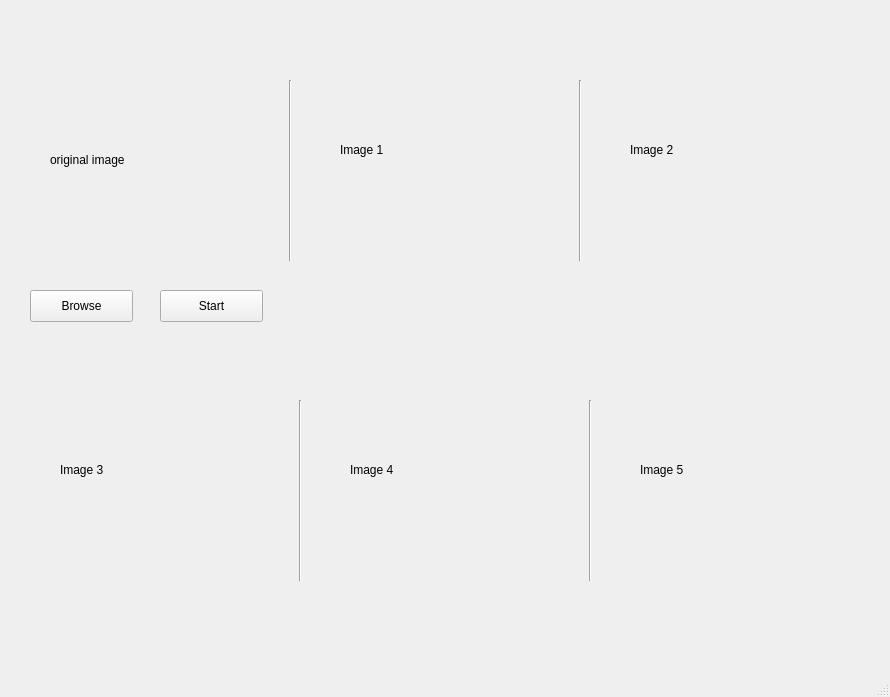
<?xml version="1.0" encoding="UTF-8"?>
<ui version="4.0">
 <class>MainWindow</class>
 <widget class="QMainWindow" name="MainWindow">
  <property name="geometry">
   <rect>
    <x>0</x>
    <y>0</y>
    <width>890</width>
    <height>697</height>
   </rect>
  </property>
  <property name="windowTitle">
   <string>MainWindow</string>
  </property>
  <widget class="QWidget" name="centralwidget">
   <widget class="QLabel" name="label">
    <property name="geometry">
     <rect>
      <x>50</x>
      <y>60</y>
      <width>200</width>
      <height>200</height>
     </rect>
    </property>
    <property name="text">
     <string>original image</string>
    </property>
   </widget>
   <widget class="QLabel" name="label_2">
    <property name="geometry">
     <rect>
      <x>340</x>
      <y>50</y>
      <width>200</width>
      <height>200</height>
     </rect>
    </property>
    <property name="text">
     <string>Image 1</string>
    </property>
   </widget>
   <widget class="QPushButton" name="pushButton">
    <property name="geometry">
     <rect>
      <x>30</x>
      <y>290</y>
      <width>103</width>
      <height>32</height>
     </rect>
    </property>
    <property name="text">
     <string>Browse</string>
    </property>
   </widget>
   <widget class="Line" name="line">
    <property name="geometry">
     <rect>
      <x>280</x>
      <y>80</y>
      <width>20</width>
      <height>181</height>
     </rect>
    </property>
    <property name="orientation">
     <enum>Qt::Vertical</enum>
    </property>
   </widget>
   <widget class="QLabel" name="label_3">
    <property name="geometry">
     <rect>
      <x>630</x>
      <y>50</y>
      <width>200</width>
      <height>200</height>
     </rect>
    </property>
    <property name="text">
     <string>Image 2</string>
    </property>
   </widget>
   <widget class="Line" name="line_2">
    <property name="geometry">
     <rect>
      <x>570</x>
      <y>80</y>
      <width>20</width>
      <height>181</height>
     </rect>
    </property>
    <property name="orientation">
     <enum>Qt::Vertical</enum>
    </property>
   </widget>
   <widget class="QLabel" name="label_4">
    <property name="geometry">
     <rect>
      <x>350</x>
      <y>370</y>
      <width>200</width>
      <height>200</height>
     </rect>
    </property>
    <property name="text">
     <string>Image 4</string>
    </property>
   </widget>
   <widget class="Line" name="line_3">
    <property name="geometry">
     <rect>
      <x>290</x>
      <y>400</y>
      <width>20</width>
      <height>181</height>
     </rect>
    </property>
    <property name="orientation">
     <enum>Qt::Vertical</enum>
    </property>
   </widget>
   <widget class="QLabel" name="label_5">
    <property name="geometry">
     <rect>
      <x>640</x>
      <y>370</y>
      <width>200</width>
      <height>200</height>
     </rect>
    </property>
    <property name="text">
     <string>Image 5</string>
    </property>
   </widget>
   <widget class="QLabel" name="label_6">
    <property name="geometry">
     <rect>
      <x>60</x>
      <y>370</y>
      <width>200</width>
      <height>200</height>
     </rect>
    </property>
    <property name="text">
     <string>Image 3</string>
    </property>
   </widget>
   <widget class="Line" name="line_4">
    <property name="geometry">
     <rect>
      <x>580</x>
      <y>400</y>
      <width>20</width>
      <height>181</height>
     </rect>
    </property>
    <property name="orientation">
     <enum>Qt::Vertical</enum>
    </property>
   </widget>
   <widget class="QPushButton" name="pushButton_2">
    <property name="geometry">
     <rect>
      <x>160</x>
      <y>290</y>
      <width>103</width>
      <height>32</height>
     </rect>
    </property>
    <property name="text">
     <string>Start</string>
    </property>
   </widget>
  </widget>
  <widget class="QMenuBar" name="menubar">
   <property name="geometry">
    <rect>
     <x>0</x>
     <y>0</y>
     <width>890</width>
     <height>25</height>
    </rect>
   </property>
  </widget>
  <widget class="QStatusBar" name="statusbar"/>
 </widget>
 <resources/>
 <connections/>
</ui>
